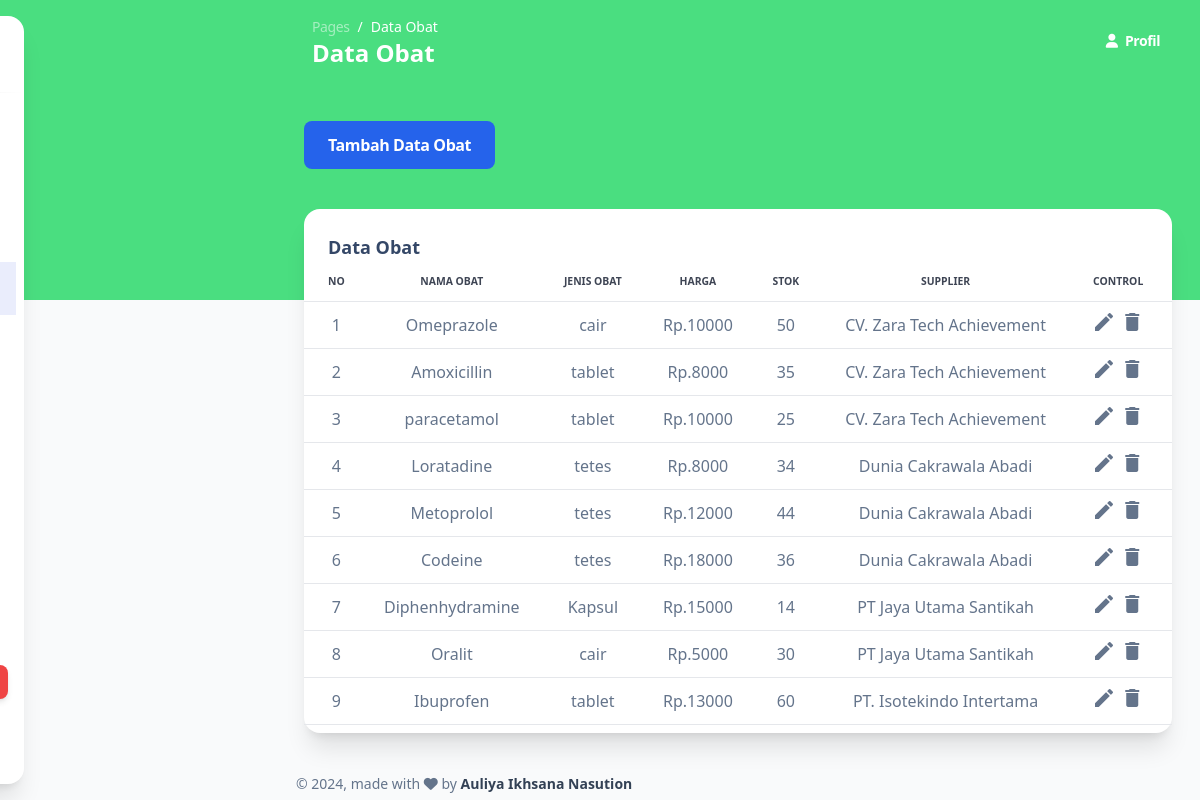
The page /build/pages/dataobat.php (signed in) on the database its author committed.
### tables this page shows
CREATE TABLE `obat` (
  `id_obat` int(11) NOT NULL,
  `nama_obat` varchar(255) DEFAULT NULL,
  `jenis` varchar(255) DEFAULT NULL,
  `harga` int(11) DEFAULT NULL,
  `stok` int(11) DEFAULT NULL,
  `id_supplier` char(10) DEFAULT NULL
);

CREATE TABLE `supplier` (
  `id_supplier` char(10) NOT NULL DEFAULT '',
  `nama_supplier` varchar(100) DEFAULT NULL,
  `alamat` varchar(100) DEFAULT NULL,
  `no_telepon` varchar(50) DEFAULT NULL
);

### build/pages/dataobat.php (the view, shortened to what this page needs)
<!DOCTYPE html>
<html>
<head>
  <link href="../assets/css/nucleo-icons.css" rel="stylesheet" />
  <link href="../assets/css/nucleo-svg.css" rel="stylesheet" />
  <link href="../assets/css/argon-dashboard-tailwind.css?v=1.0.1" rel="stylesheet" />
  <script src="https://cdn.tailwindcss.com"></script>
</head>
<body class="m-0 font-sans text-base antialiased font-normal dark:bg-slate-900 leading-default bg-gray-50 text-slate-500">
  <div class="absolute w-full bg-green-400 dark:hidden min-h-75"></div>
  <aside class="fixed inset-y-0 flex-wrap items-center justify-between block w-full p-0 my-4 overflow-y-auto antialiased transition-transform duration-200 -translate-x-full bg-white border-0 shadow-xl dark:shadow-none dark:bg-slate-850 max-w-64 ease-nav-brand z-990 xl:ml-6 rounded-2xl xl:left-0 xl:translate-x-0" aria-expanded="false">
    <div class="h-19">
      <a class="block px-8 py-6 m-0 text-sm whitespace-nowrap dark:text-white text-slate-700" href="dataobat.php" target="_blank">
      </a>
    </div>
    <hr class="h-px mt-0 bg-transparent bg-gradient-to-r from-transparent via-black/40 to-transparent dark:bg-gradient-to-r dark:from-transparent dark:via-white dark:to-transparent" />
    <div class="items-center block w-auto max-h-screen overflow-auto h-sidenav grow basis-full">
      <ul class="flex flex-col pl-0 mb-0">
        <li class="mt-0.5 w-full">
          <a class="py-2.7  dark:text-white dark:opacity-80 text-sm ease-nav-brand my-0 mx-2 flex items-center whitespace-nowrap rounded-lg px-4 font-semibold text-slate-700 transition-colors" href="dashboard.php">
          </a>
        </li>
        <li class="mt-0.5 w-full">
          <a class=" dark:text-white dark:opacity-80 py-2.7 text-sm ease-nav-brand my-0 mx-2 flex items-center whitespace-nowrap px-4 transition-colors" href="datapelanggan.php">
          </a>
        </li>
        <li class="mt-0.5 w-full">
          <a class=" dark:text-white dark:opacity-80 py-2.7 text-sm ease-nav-brand my-0 mx-2 flex items-center whitespace-nowrap px-4 transition-colors" href="datakaryawan.php">
          </a>
        </li>
        <li class="mt-0.5 w-full">
          <a class="bg-blue-500/13 dark:text-white dark:opacity-80 py-2.7 text-sm ease-nav-brand my-0 mx-2 flex items-center whitespace-nowrap px-4 transition-colors" href="dataobat.php">
          </a>
        </li>
        <li class="mt-0.5 w-full">
          <a class=" dark:text-white dark:opacity-80 py-2.7 text-sm ease-nav-brand my-0 mx-2 flex items-center whitespace-nowrap px-4 transition-colors" href="datasupplier.php">
          </a>
        </li>
        <li class="mt-0.5 w-full">
          <a class=" dark:text-white dark:opacity-80 py-2.7 text-sm ease-nav-brand my-0 mx-2 flex items-center whitespace-nowrap px-4 transition-colors" href="datapenjualan.php">
          </a>
        </li>
        <li class="mt-0.5 w-full">
          <a class=" dark:text-white dark:opacity-80 py-2.7 text-sm ease-nav-brand my-0 mx-2 flex items-center whitespace-nowrap px-4 transition-colors" href="datapembelian.php">
          </a>
        </li>
      </ul>
    </div>
    <div class="mx-4">
      <div class="relative flex flex-col min-w-0 break-words bg-transparent border-0 shadow-none rounded-2xl bg-clip-border" sidenav-card>
        <div class="flex-auto w-full p-4 pt-0 text-center">
        </div>
      </div>
      <a class="inline-block w-full px-8 py-2 text-xs font-bold leading-normal text-center text-white align-middle transition-all ease-in bg-red-500 border-0 rounded-lg shadow-md select-none bg-150 bg-x-25 hover:shadow-xs hover:-translate-y-px" href="logout.php">LOG OUT</a>
    </div>
  </aside>
  <main class="relative h-full max-h-screen transition-all duration-200 ease-in-out xl:ml-68 rounded-xl">
    <nav class="relative flex flex-wrap items-center justify-between px-0 py-2 mx-6 transition-all ease-in shadow-none duration-250 rounded-2xl lg:flex-nowrap lg:justify-start" navbar-main navbar-scroll="false">
      <div class="flex items-center justify-between w-full px-4 py-1 mx-auto flex-wrap-inherit">
        <nav>
          <ol class="flex flex-wrap pt-1 mr-12 bg-transparent rounded-lg sm:mr-16">
            <li class="text-sm leading-normal">
              <a class="text-white opacity-50" href="javascript:;">Pages</a>
            </li>
            <li class="text-sm pl-2 capitalize leading-normal text-white before:float-left before:pr-2 before:text-white before:content-['/']" aria-current="page">Data Obat</li>
          </ol>
          <h6 class="mb-0 font-bold text-white capitalize text-2xl">Data Obat</h6>
        </nav>
        <div class="flex items-center mt-2 grow sm:mt-0 sm:mr-6 md:mr-0 lg:flex lg:basis-auto">
          <ul class="flex flex-row justify-end pl-0 mb-0 list-none md-max:w-full">
            <li class="flex items-center">
              <a href="profile.php" class="block px-0 py-2 text-sm font-semibold text-white transition-all ease-nav-brand">
                <i class="fa fa-user sm:mr-1"></i>
                <span class="hidden sm:inline">Profil</span>
              </a>
            </li>
          </ul>
        </div>
      </div>
    </nav>
    <div class="mb-10 mt-10 w-fit">
      <a href="function/tambahdataobat.php" class="block ms-8 mt-6 py-3 px-6 rounded-lg bg-blue-600 text-white hover:bg-slate-400 hover:scale-110 font-bold ">Tambah Data Obat</a>
    </div>
    <div class="flex flex-wrap -mx-3 ms-5 mt-4 me-4">
      <div class="flex-none w-full max-w-full px-3">
        <div class="relative flex flex-col min-w-0 mb-6 break-words bg-white border-0 border-transparent border-solid shadow-xl dark:bg-slate-850 dark:shadow-dark-xl rounded-2xl bg-clip-border">
          <div class="p-6 pb-0 mb-0 border-b-0 border-b-solid rounded-t-2xl border-b-transparent">
            <h6 class="dark:text-white font-semibold text-lg">Data Obat</h6>
          </div>
          <div class="flex-auto px-0 pt-0 pb-2 ">
            <div class="p-0 overflow-x-auto">
              <table class="items-center w-full mb-0 align-top border-collapse dark:border-white/40 text-slate-500">
                <thead class="align-bottom">
                  <tr>
                    <th class="px-6 py-3 font-bold  uppercase align-middle bg-transparent border-b  #FFFFFFborder-collapse shadow-none dark:border-white/40 dark:text-white text-xxs border-b-solid tracking-none whitespace-nowrap text-slate-900 opacity-80 w-[5%]">No</th>
                    <th class="px-6 py-3 font-bold  uppercase align-middle bg-transparent border-b border-collapse shadow-none dark:border-white/40 dark:text-white text-xxs border-b-solid tracking-none whitespace-nowrap text-slate-900 opacity-80">Nama Obat</th>
                    <th class="px-6 py-3 font-bold  uppercase align-middle bg-transparent border-b border-collapse shadow-none dark:border-white/40 dark:text-white text-xxs border-b-solid tracking-none whitespace-nowrap text-slate-900 opacity-80">Jenis Obat</th>
                    <th class="px-6 py-3 font-bold text-center uppercase align-middle bg-transparent border-b border-collapse shadow-none dark:border-white/40 dark:text-white text-xxs border-b-solid tracking-none whitespace-nowrap text-slate-900 opacity-80">Harga</th>
                    <th class="px-6 py-3 font-bold  uppercase align-middle bg-transparent border-b border-collapse shadow-none dark:border-white/40 dark:text-white text-xxs border-b-solid tracking-none whitespace-nowrap text-slate-900 opacity-80">Stok</th>
                    <th class="px-6 py-3 font-bold  uppercase align-middle bg-transparent border-b border-collapse shadow-none dark:border-white/40 dark:text-white text-xxs border-b-solid tracking-none whitespace-nowrap text-slate-900 opacity-80">Supplier</th>
                    <th class="px-6 py-3 font-bold  uppercase align-middle bg-transparent border-b border-collapse shadow-none dark:border-white/40 dark:text-white text-xxs border-b-solid tracking-none whitespace-nowrap text-slate-900 opacity-80">Control</th>
                  </tr>
                </thead>
                <tbody class="align-center">
                  <?php
                  include "function/koneksi.php";
                  $data = mysqli_query($conn, "SELECT * FROM obat, supplier WHERE obat.id_supplier = supplier.id_supplier");
                  $num = 1;
                  while ($row = mysqli_fetch_array($data)) {
                  ?>
                    <tr>
                      <td class="p-2 align-middle bg-transparent border-b dark:border-white/40 whitespace-nowrap shadow-transparent text-center w-[5%]"><?php echo $num++ ?>
                      </td>
                      <td class="p-2 align-middle bg-transparent border-b dark:border-white/40 whitespace-nowrap shadow-transparent text-center"><?php echo $row['nama_obat'] ?>
                      </td>
                      <td class="p-2 align-middle bg-transparent border-b dark:border-white/40 whitespace-nowrap shadow-transparent text-center"><?php echo $row['jenis'] ?>
                      </td>
                      <td class="p-2 align-middle bg-transparent border-b dark:border-white/40 whitespace-nowrap shadow-transparent text-center"> Rp.<?php echo $row['harga'] ?>
                      </td>
                      <td class="p-2 align-middle bg-transparent border-b dark:border-white/40 whitespace-nowrap shadow-transparent text-center"><?php echo $row['stok'] ?>
                      </td>
                      <td class="p-2 align-middle bg-transparent border-b dark:border-white/40 whitespace-nowrap shadow-transparent text-center"><?php echo $row['nama_supplier'] ?>
                      </td>
                      <td class="p-2 align-middle bg-transparent border-b dark:border-white/40 whitespace-nowrap shadow-transparent text-center">
                        <a href="function/editobat.php?id=<?php echo $row['id_obat']; ?>"><i class="material-icons">edit</i></a>
                        <a href="function/deleteobat.php?id=<?php echo $row['id_obat']; ?>" onclick=" return confirm ('Apakah Anda Yakin Ingin Menghapus data Ini ?');"><i class="material-icons">delete</i></a>
                      </td>
                    <?php
                  }
                    ?>
                    </tr>
                </tbody>
              </table>
            </div>
          </div>
        </div>
      </div>
    </div>
    <footer class="pt-4">
      <div class="w-full px-6 mx-auto">
        <div class="flex flex-wrap items-center -mx-3 lg:justify-between">
          <div class="w-full max-w-full px-3 mt-0 mb-6 shrink-0 lg:mb-0 lg:w-1/2 lg:flex-none">
            <div class="text-sm leading-normal text-center text-slate-500 lg:text-left">
              ©
              made with <i class="fa fa-heart"></i> by
              <span class="font-semibold text-slate-700 dark:text-white">Auliya Ikhsana Nasution</span>
            </div>
          </div>
        </div>
      </div>
    </footer>
</body>
<script src="./assets/js/argon-dashboard-tailwind.js?v=1.0.1" async></script>
</html>

### rows shown on the page
obat: nama_obat "Omeprazole", jenis "cair", harga "10000", stok "50", id_supplier.nama_supplier "CV. Zara Tech Achievement"
obat: nama_obat "Amoxicillin", jenis "tablet", harga "8000", stok "35", id_supplier.nama_supplier "CV. Zara Tech Achievement"
obat: nama_obat "paracetamol", jenis "tablet", harga "10000", stok "25", id_supplier.nama_supplier "CV. Zara Tech Achievement"
obat: nama_obat "Loratadine", jenis "tetes", harga "8000", stok "34", id_supplier.nama_supplier "Dunia Cakrawala Abadi"
obat: nama_obat "Metoprolol", jenis "tetes", harga "12000", stok "44", id_supplier.nama_supplier "Dunia Cakrawala Abadi"
obat: nama_obat "Codeine", jenis "tetes", harga "18000", stok "36", id_supplier.nama_supplier "Dunia Cakrawala Abadi"
obat: nama_obat "Diphenhydramine", jenis "Kapsul", harga "15000", stok "14", id_supplier.nama_supplier "PT Jaya Utama Santikah"
obat: nama_obat "Oralit", jenis "cair", harga "5000", stok "30", id_supplier.nama_supplier "PT Jaya Utama Santikah"
obat: nama_obat "Ibuprofen", jenis "tablet", harga "13000", stok "60", id_supplier.nama_supplier "PT. Isotekindo Intertama"
